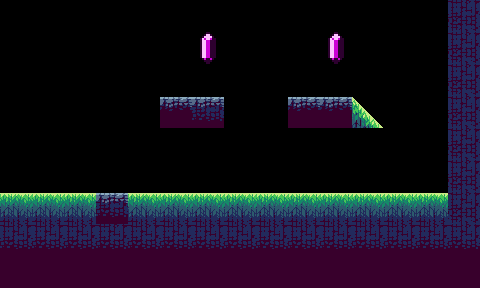

Below is a game level as drawn by its tile map, then a one-line description and the .tmx file that defines it, in full:
An orthogonal 15x9 tile map with 32x32 px tiles, 1 tile layer (Tile Layer 1).

<map version="1.9" tiledversion="1.9.2" orientation="orthogonal" renderorder="right-down" width="15" height="9" tilewidth="32" tileheight="32" infinite="0" nextlayerid="2" nextobjectid="1">
 <editorsettings>
  <export target="level_03.csv" format="csv" />
 </editorsettings>
 <tileset firstgid="1" name="tileset" tilewidth="32" tileheight="32" tilecount="10" columns="10">
  <image source="../assets/tileset.png" width="320" height="32" />
 </tileset>
 <layer id="1" name="Tile Layer 1" width="15" height="9">
  <data encoding="csv">
0,0,0,0,0,0,0,0,0,0,0,0,0,0,7,
0,0,0,0,0,0,10,0,0,0,10,0,0,0,7,
0,0,0,0,0,0,0,0,0,0,0,0,0,0,7,
0,0,0,0,0,2,5,0,0,2,2,6,0,0,7,
0,0,0,0,0,0,0,0,0,0,0,0,0,0,7,
0,0,0,0,0,0,0,0,0,0,0,0,0,0,7,
1,1,1,5,1,1,1,1,1,1,1,1,1,1,7,
9,9,9,9,9,9,9,9,9,9,9,9,9,9,9,
3,3,3,3,3,3,3,3,3,3,3,3,3,3,3
</data>
 </layer>
</map>